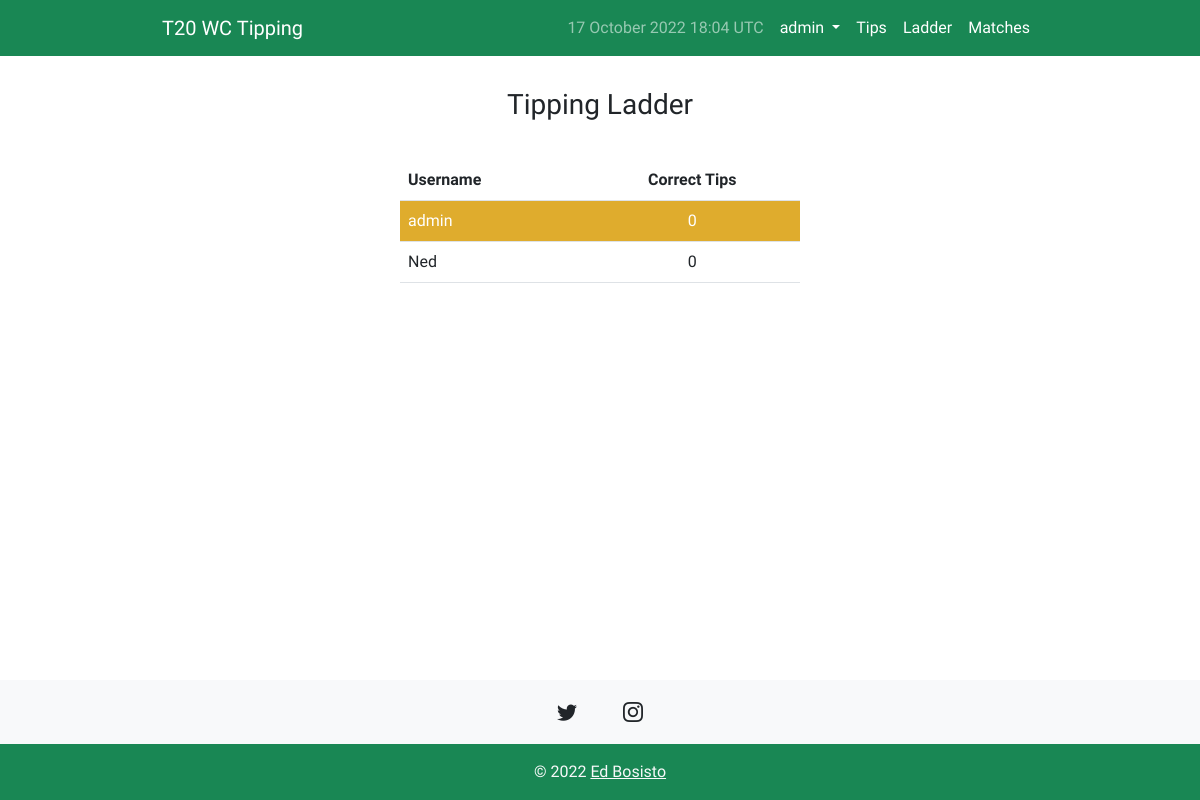
Before: /ladder/ (signed in) with the older database file.
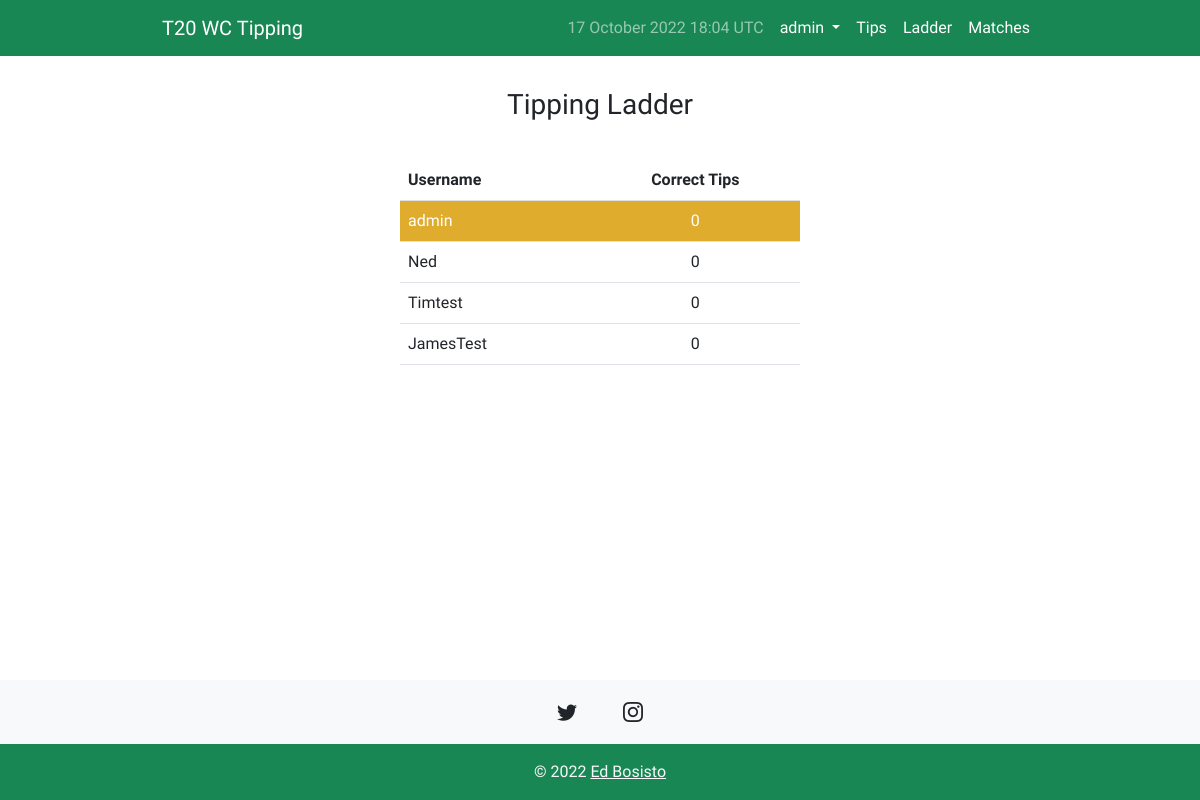
After: the same page with the newer database file.
### tip/models.py (models this page shows)
class Score(models.Model):
    user = models.ForeignKey(User, on_delete=models.CASCADE, related_name="user")
    score = models.PositiveIntegerField(default=0)

### tip/views.py (the view)
# urls.py: path('ladder/', views.ladder, name="ladder"),
@login_required(login_url='login')
def ladder(request):
    tally()
    scores = Score.objects.all()
    context = {
        "scores": scores,
    }
    return render(request, "ladder.html", context)

### tip/views.py (called while the page is built)
def tally():
    users = User.objects.all()
    for user in users:
        tips = Tip.objects.filter(user_id=user)
        score = 0
        for i in tips:
            match = i.match
            tip = i.tip
            if tip == match.winner:
                score += 1
        user_score = Score.objects.get(user=user).score
        if user_score != score:
            obj = Score.objects.get(user=user)
            obj.score = score
            obj.save()

### templates/ladder.html (shortened to what this page needs)
{% extends 'base.html' %}
{% block content %}
<h3>Tipping Ladder</h3>
    <div class="h-100 d-flex align-items-center justify-content-center">
        <table class="table" id="table">
            <thead>
                <tr>
                    <th scope="col">Username</th>
                    <th class="text-center" scope="col">Correct Tips</th>
                </tr>
            </thead>
            <tbody>
                {% for score in scores %}
                {% if request.user == score.user %}
                <tr id="user-row">
                {% else %}
                <tr>
                {% endif %}
                    <td scope="row">{{ score.user }}</td>
                    <td class="text-center">{{ score.score }}</td>
                </tr>
                {% endfor %}
            </tbody>
        </table>
    </div>
{% endblock content %}

Changed rows visible on the page:
added Score: user "Timtest", score "0"
added Score: user "JamesTest", score "0"
